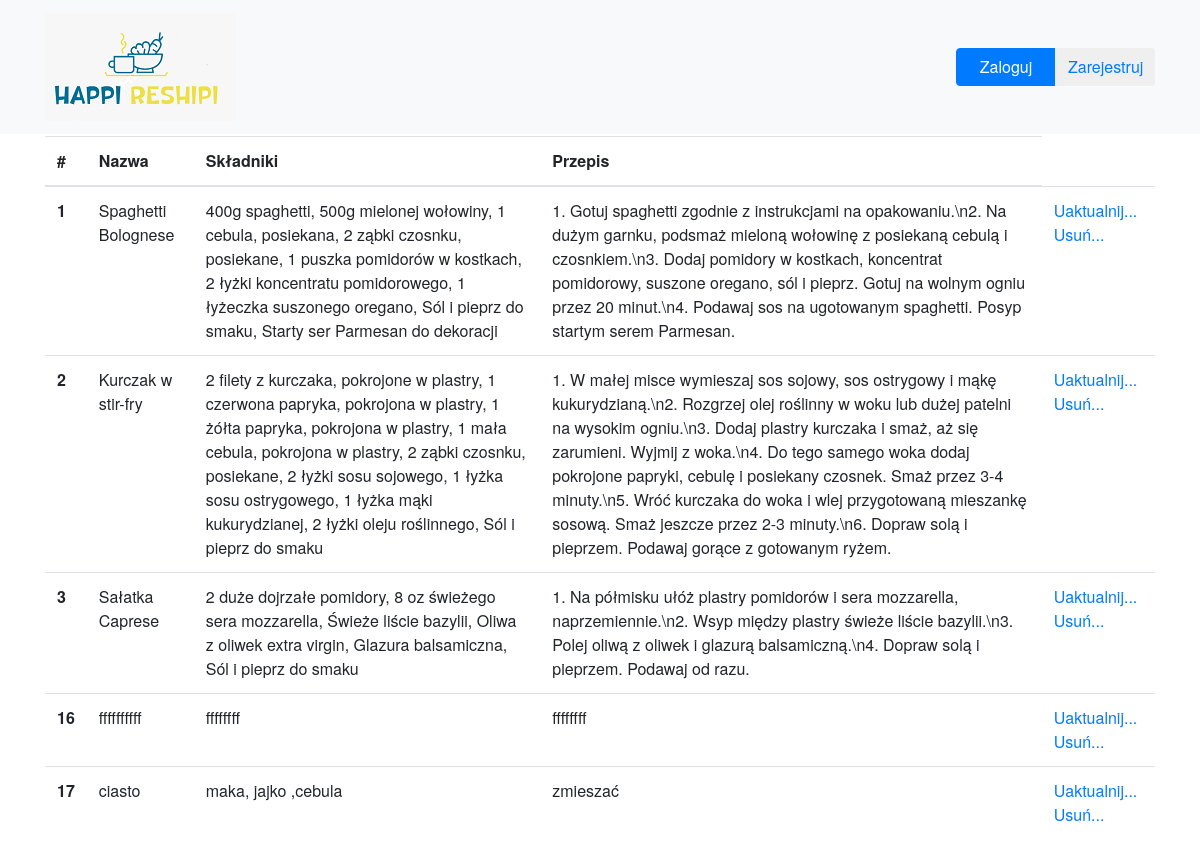
/myRecipes, run on an earlier commit of the app's database.
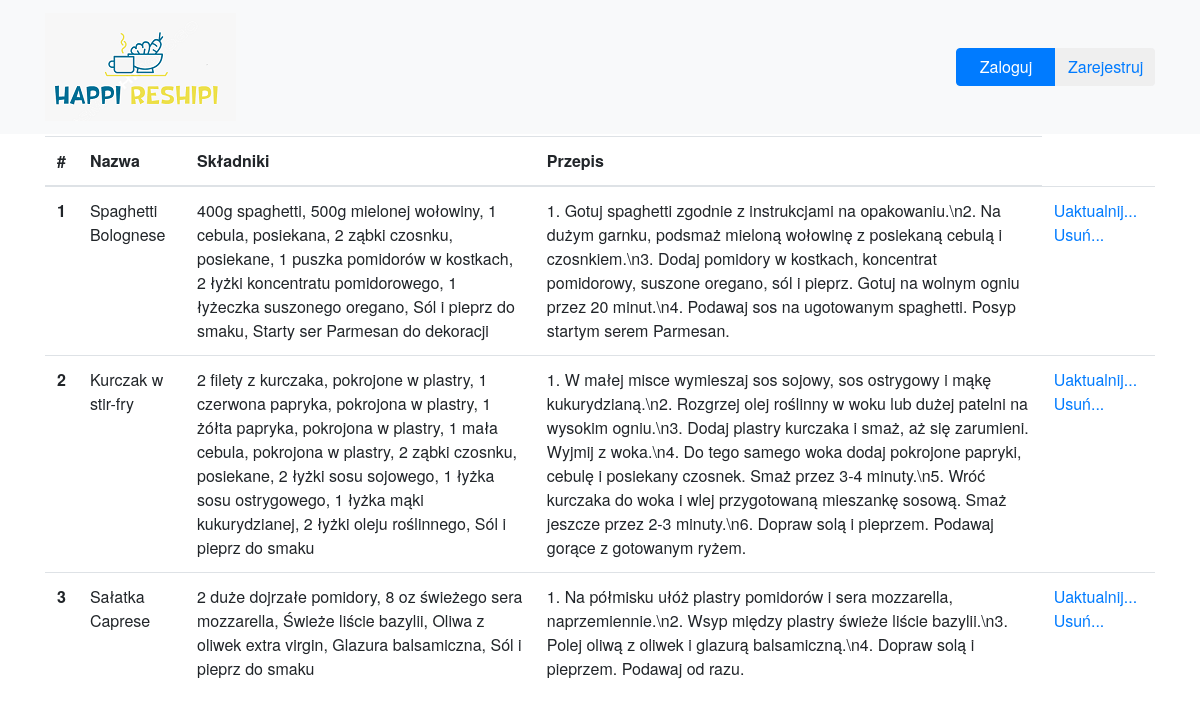
And on a later commit of the database.
### tables this page shows
CREATE TABLE recipes (int integer primary key autoincrement, nazwa varchar(30), skladniki varchar(500), przygotowanie varchar(500), img varchar(100));

### happireshipi_app.py (the view)
@app.route('/myRecipes', methods=['GET'])
def myRecipes():
    db = get_db()
    sql_command = 'select * from recipes'
    cur = db.execute(sql_command)
    recipes = cur.fetchall()
    return render_template('myRecipes.html',recipes = recipes )

### happireshipi_app.py (called while the page is built)
def get_db():
    if not hasattr(g, 'sqlite_db'):
        conn = sqlite3.connect(app_info["db_file"])
        conn.row_factory=sqlite3.Row
        g.sqlite_db = conn
    return g.sqlite_db

### templates/myRecipes.html
{% extends "base.html" %}
{% block content %}
<div class="container">
    <div class="row">
      <div class="col-md-12 col-lg-12 mx-auto">
<table class="table">
    <thead>
      <tr>
        <th scope="col">#</th>
        <th scope="col">Nazwa</th>
        <th scope="col">Składniki</th>
        <th scope="col">Przepis</th>
      </tr>
    </thead>
    <tbody>
        {% for recipe in recipes %}
      <tr>
        <th scope="row">{{recipe.int}}</th>
        <td>{{recipe.nazwa}}</td>
        <td>{{recipe.skladniki}}</td>
        <td>{{recipe.przygotowanie}}</td>
        <td>
            <a href="{{url_for('updateProcess', recipe_id=recipe.int)}}" class="button button-primary " role="button">Uaktualnij...</a>
            <a href="{{url_for('deleteProcess', recipe_id=recipe.int)}}" class="button button-danger " role="button">Usuń...</a>
        </td>
      </tr>
      {% endfor %}
    </tbody>
  </table>
</div>
</div>
</div>
{% endblock %}

### templates/base.html (shortened to what this page needs)
<!doctype html>
<html>
<head>
  <link rel="stylesheet" type="text/css" href="{{ url_for('static', filename='styles/bootstrap.min.css') }}">
  <link href="../links/bootstrap/css/bootstrap.min.css" rel="stylesheet" />
  <link rel="stylesheet" type="text/css" href="{{ url_for('static',filename='styles/base.css') }}">
</head>
<body id="page-top" class="">
  {% include "menu.html" %}
  {% block content %}{% endblock %}
</body>
</html>

### templates/menu.html
<nav class="navbar navbar-dark fixed-top bg-light" id="mainNav">
    <div class="container">
        <a class="navbar-brand" href="{{ url_for('index')}}">
            <img src="{{url_for('static', filename='logo.png')}}" class="img float-left" />
        </a>
        {% if 'user' in session %}
        <div class="btn-group">
            <button type="button" class="btn btn-primary dropdown-toggle" data-toggle="dropdown" aria-haspopup="true"
                aria-expanded="false" style="width: 200px;">
                Menu {{ session['user'] if 'user' in session }}
            </button>
            <div class="dropdown-menu">
                <a class="dropdown-item" href="{{ url_for('addNewRecipe')}}" class="text-white" >Dodaj przepis</a>
                <a class="dropdown-item" href="{{ url_for('myRecipes')}}" class="text-white">Moje przepisy</a>
                <div class="dropdown-divider"></div>
                <a class="dropdown-item" href="{{ url_for('logout')}}" class="text-white">Wyloguj {{ session['user'] if 'user' in session }}</a>
            </div>
        </div>
        {% else %}
        <div class="btn-group">
            <button type="button" class="btn btn-primary " style="width: 100px;">
                <a href="{{ url_for('login')}}" class="text-white">Zaloguj</a>
            </button>
            <button type="button" class="btn  " style="width: 100px;">
                <a href="{{ url_for('register')}}" class="text-black">Zarejestruj</a>
            </button>
        </div>
        {% endif %}
    </div>
</nav>

### static/styles/base.css (style rules this page uses)
body { overflow-x: hidden; font-family: "Roboto Slab", "Helvetica Neue", Helvetica, Arial, sans-serif; min-height: 75rem; padding-top: 8.5rem; }

What changed in the data, as far as the page shows it:
removed recipes: int "16", nazwa "ffffffffff", skladniki "ffffffff", przygotowanie "ffffffff"
removed recipes: int "17", nazwa "ciasto", skladniki "maka, jajko ,cebula", przygotowanie "zmieszać"
